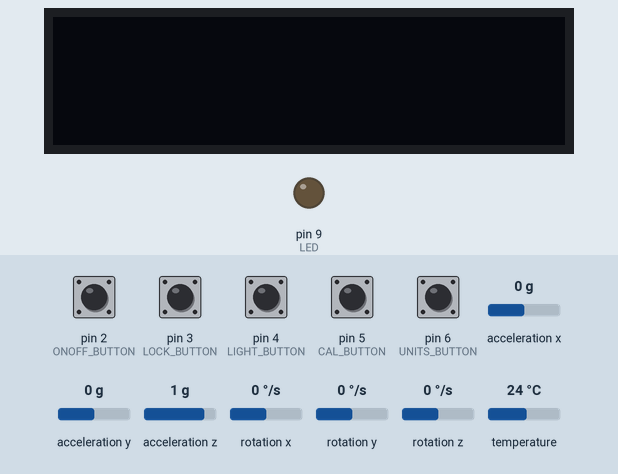
A sketch run on a simulated Arduino Uno, built with avr-gcc and run on an emulated ATmega328P. On the bench: 128×32 one-colour display, output pins drawn as LEDs (lit = HIGH). The test bench sets the inputs (shaded band); at power-on: pin 2 (ONOFF_BUTTON), pin 3 (LOCK_BUTTON) HIGH, pin 4 (LIGHT_BUTTON), pin 5 (CAL_BUTTON), pin 6 (UNITS_BUTTON) LOW, acceleration x 0 g, acceleration y 0 g, acceleration z 1 g, rotation x 0 °/s, rotation y 0 °/s, rotation z 0 °/s, temperature 24 °C. What the sketch prints to the serial monitor is not drawn.

Above: at 1.2 s.
1.3 s: pin 5 (CAL_BUTTON) pulled HIGH for 0.15 s
At 1.35 s:
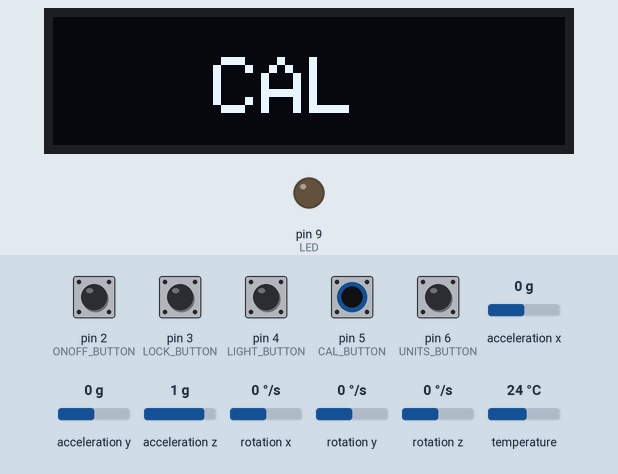
3.6 s: pin 2 (ONOFF_BUTTON) pulled LOW for 0.15 s
At 5.3 s:
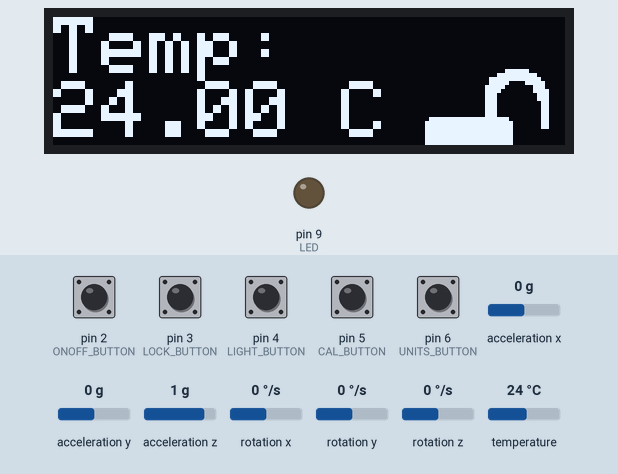
5.8 s: pin 3 (LOCK_BUTTON) pulled LOW for 0.15 s
At 6.8 s:
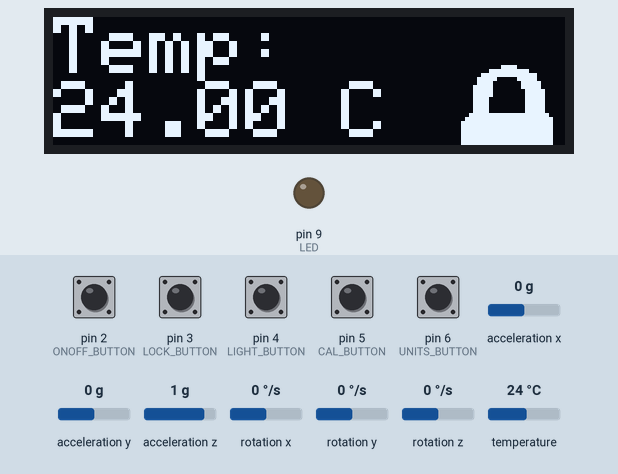
7.5 s: pin 3 (LOCK_BUTTON) pulled LOW for 1 s
At 8.3 s:
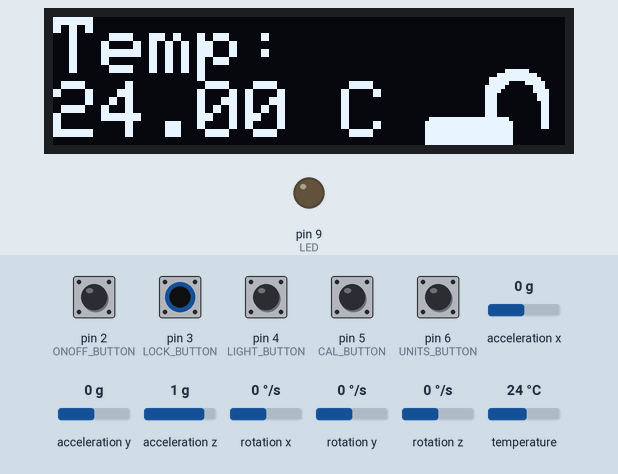
10.0 s: pin 5 (CAL_BUTTON) pulled HIGH for 1 s
At 10.9 s:
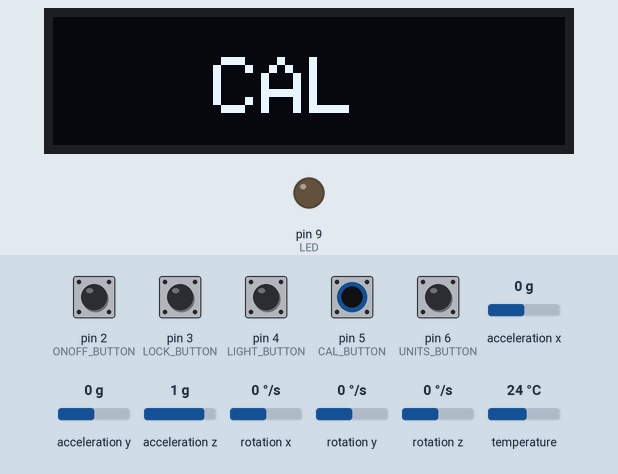
13.4 s: pin 4 (LIGHT_BUTTON) pulled HIGH for 1 s
At 14.0 s:
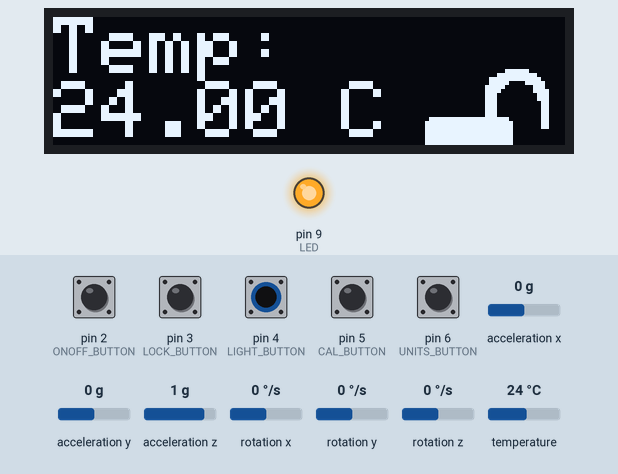
Timing chart, 0 to 16.4 s (numbered marks = the images above; inputs shaded):
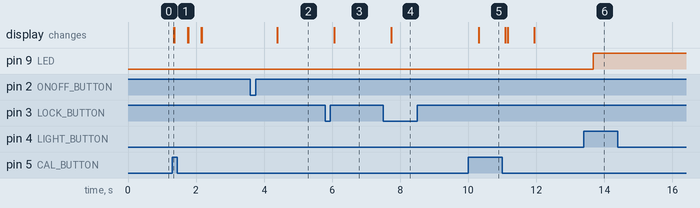

Measured:
- after the input at 1.3 s, the display: changes after 0.05 s (image 1)
- after the input at 3.6 s, the display: changes after 0.79 s (image 2)
- after the input at 5.8 s, the display: changes after 0.26 s (image 3)
- after the input at 7.5 s, the display: changes after 0.23 s (image 4)
- after the input at 10.0 s, the display: changes after 0.31 s (image 5)
- after the input at 13.4 s, pin 9 (LED): LOW → HIGH after 0.27 s

The sketch:

ArduinoSheildCodeFinal.ino
```cpp
// Include Libraries
#include <OneWire.h>
#include <DallasTemperature.h>
#include <SPI.h>
#include <Wire.h>
#include <Adafruit_GFX.h>
#include <Adafruit_SSD1306.h>
#include "I2Cdev.h"
#include "MPU6050.h"
#include "images.h"  // Include bitmaps

#if I2CDEV_IMPLEMENTATION == I2CDEV_ARDUINO_WIRE
    #include "Wire.h"
#endif

// Pin Definitions
#define LOCK_BUTTON 3
#define ONOFF_BUTTON 2
#define UNITS_BUTTON 6
#define CAL_BUTTON 5
#define LIGHT_BUTTON 4
#define LED 9
#define TEMP_SENSOR 12

// OLED Display Configuration
#define SCREEN_WIDTH 128
#define SCREEN_HEIGHT 32
#define OLED_RESET -1
#define SCREEN_ADDRESS 0x3C
Adafruit_SSD1306 display(SCREEN_WIDTH, SCREEN_HEIGHT, &Wire, OLED_RESET);

// MPU6050 Gyroscope
MPU6050 accelgyro;
int16_t ax, ay, az;
int16_t gx, gy, gz;

// Temperature Sensor Configuration
OneWire oneWire(TEMP_SENSOR);
DallasTemperature sensors(&oneWire);

// State Flags
volatile bool displayOn = false;  // Screen starts OFF
bool isLocked = false;  // Default: Unlocked
volatile float tempC = 0;
bool displayInFahrenheit = false;
bool ledState = false;  // Track LED toggle state

// Timer Variables
unsigned long unitsPressStart = 0;
bool unitsButtonPressed = false;
unsigned long calFlashStart = 0;
bool calFlashing = false;

// Bitmap Array
const uint8_t* bitmaps[] = { images[0], images[1], images[2], images[3] };

void setup() {
  Serial.begin(9600);

  // Initialize MPU6050
  Wire.begin();
  accelgyro.initialize();
  if (accelgyro.testConnection()) {
    Serial.println("MPU6050 connection successful");
  } else {
    Serial.println("MPU6050 connection failed");
  }

  // Initialize Buttons
  pinMode(LOCK_BUTTON, INPUT);
  pinMode(ONOFF_BUTTON, INPUT);
  pinMode(UNITS_BUTTON, INPUT);
  pinMode(CAL_BUTTON, INPUT);
  pinMode(LIGHT_BUTTON, INPUT);

  // Initialize LED
  pinMode(LED, OUTPUT);
  digitalWrite(LED, LOW);

  // Initialize Temperature Sensor
  sensors.begin();

  // Initialize Display
  if (!display.begin(SSD1306_SWITCHCAPVCC, SCREEN_ADDRESS)) {
    Serial.println(F("SSD1306 allocation failed"));
    while (true); // Halt execution
  }

  // Start with Display OFF
  display.clearDisplay();
  display.display();

  attachInterrupt(digitalPinToInterrupt(ONOFF_BUTTON), isr_onoff_button, FALLING);
  attachInterrupt(digitalPinToInterrupt(LOCK_BUTTON), isr_lock_button, FALLING);
}

void loop() {
  checkButtons();
  updateScreenRotation(); // Update rotation based on MPU6050 data

  if (displayOn) {
    updateTemperature();
  } else {
    // Keep the screen OFF if displayOn is false
    display.clearDisplay();
    display.display();
  }

  delay(50);
}

// ISR for On/Off Button
void isr_onoff_button() {
  displayOn = !displayOn;
}

// ISR for Lock Button
void isr_lock_button() {
  isLocked = !isLocked;  // Toggle Lock State
  Serial.println(isLocked ? "Locked" : "Unlocked");
}

// Button Handling
void checkButtons() {
  // Light Button (Toggle LED On/Off)
  if (digitalRead(LIGHT_BUTTON) == HIGH) {
    ledState = !ledState;  // Toggle state
    digitalWrite(LED, ledState ? HIGH : LOW);
    delay(250);  // Small debounce delay
  }

  // Units Button (Must be Held for 3 Seconds)
  if (digitalRead(UNITS_BUTTON) == HIGH) {
    if (!unitsButtonPressed) {
      unitsPressStart = millis();
      unitsButtonPressed = true;
    } else if (millis() - unitsPressStart >= 3000) {
      displayInFahrenheit = !displayInFahrenheit;
      Serial.println(displayInFahrenheit ? "Switched to Fahrenheit" : "Switched to Celsius");
      unitsButtonPressed = false;  // Reset after switching
    }
  } else {
    unitsButtonPressed = false;
  }

  // Cal Button - Flash "CAL" on screen for 1 second
  if (digitalRead(CAL_BUTTON) == HIGH) {
    calFlashStart = millis();
    calFlashing = true;
  }

  if (calFlashing && millis() - calFlashStart < 1000) {
    flashCal();
  } else {
    calFlashing = false;
  }
}

// Adjust Screen Rotation Based on Gyroscope Data
void updateScreenRotation() {
  accelgyro.getMotion6(&ax, &ay, &az, &gx, &gy, &gz);

  if (ax > 10000) {
    display.setRotation(2);  // Normal
  } else if (ax < -10000) {
    display.setRotation(0);  // Upside down
  }
}

// Read and Display Temperature + Lock/Unlock Icon
void updateTemperature() {
  sensors.requestTemperatures();
  float temp = sensors.getTempCByIndex(0);

  if (temp != DEVICE_DISCONNECTED_C) {
    tempC = displayInFahrenheit ? (temp * 9.0 / 5.0) + 32.0 : temp;
    displayTemperature();
  } else {
    Serial.println("Error: Could not read temperature data");
  }
}

// OLED Display Update
void displayTemperature() {
  display.clearDisplay();
  display.setTextSize(2);
  display.setTextColor(WHITE);
  display.setCursor(0, 0);

  // Show Temperature
  display.println("Temp:");
  display.print(tempC);
  display.print(displayInFahrenheit ? " F" : " C");

  // Draw Lock or Unlock Icon
  display.drawBitmap(0, 10, isLocked ? bitmaps[0] : bitmaps[1], 128, 32, WHITE);

  display.display();
}

// Flash "CAL" on Screen
void flashCal() {
  display.clearDisplay();
  display.setTextSize(2);
  display.setTextColor(WHITE);
  display.setCursor(40, 10);
  display.println("CAL");
  display.display();
}
```

Source omitted: images.h (data table, 12749 bytes)
